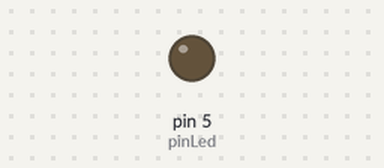
The sketch below on a simulated Arduino Uno, built with avr-gcc and run on an emulated ATmega328P. Parts: output pins drawn as LEDs (lit = HIGH).

Above: at 0.05 s.
At 0.2 s:
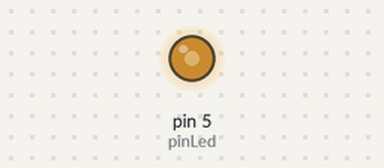
At 0.3 s:
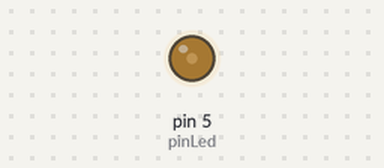
At 0.6 s:
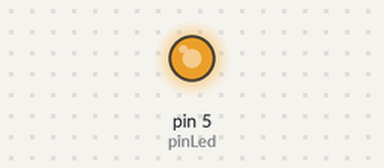
Timing chart, 0 to 3.0 s (numbered marks = the images above):
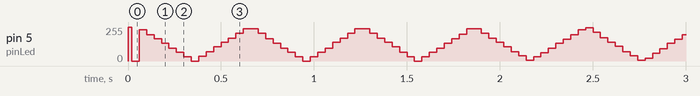

The sketch:

Experimento03.ino
```cpp
int pinLed = 5;

void setup() {
  pinMode(pinLed,5);
}

void loop() {
  for (int i = 0; i < 30; i++){
    digitalWrite(pinLed,HIGH);
    delay(10 - i/3);
    digitalWrite(pinLed,LOW);
    delay(i/3);
  }

  for (int i = 0; i < 30; i++){
    digitalWrite(pinLed,LOW);
    delay(10 - i/3);
    digitalWrite(pinLed,HIGH);
    delay(i/3);
  }
}
```
